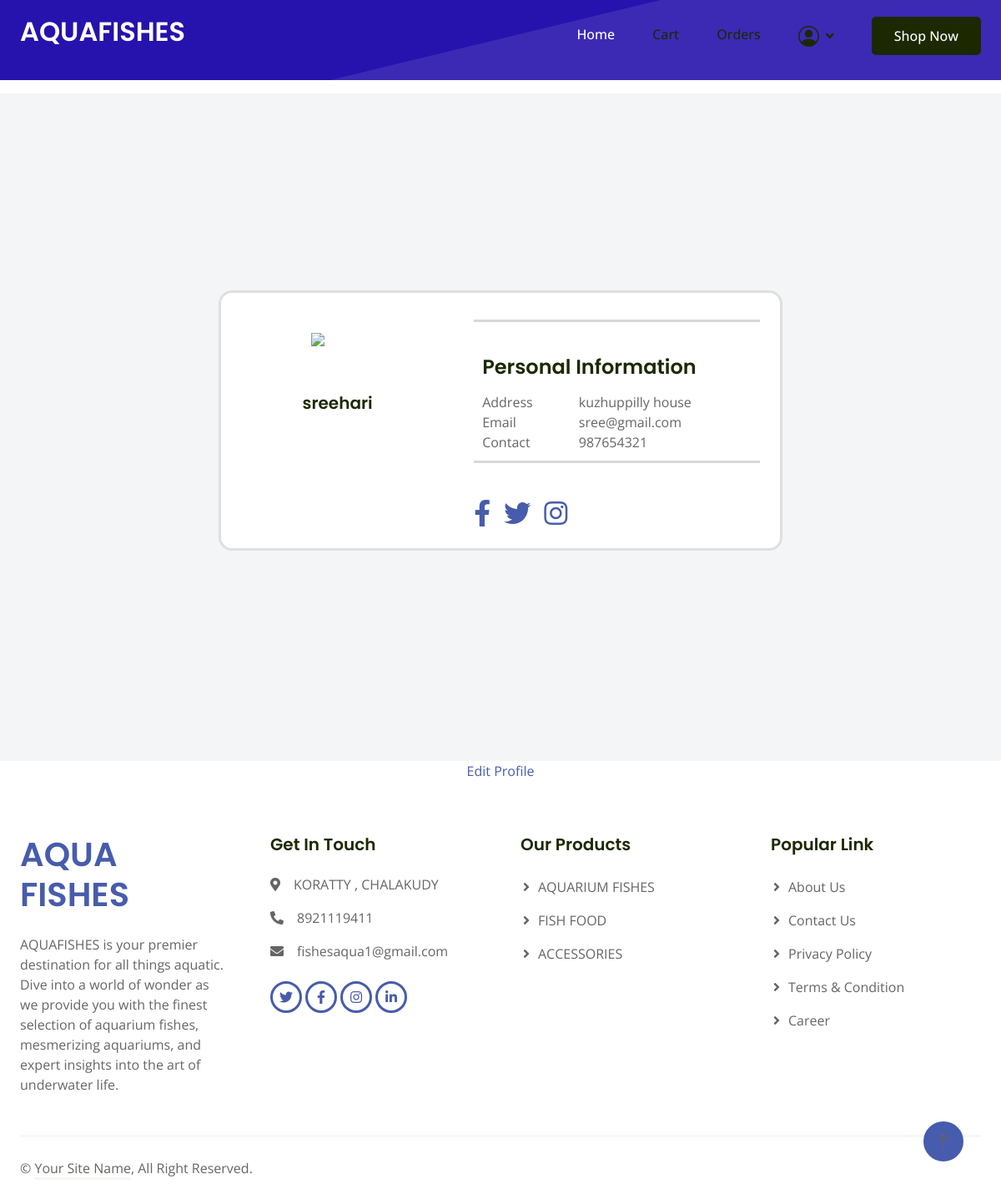
The app's page /User/MyProfile.php (signed in) with its own data.
### tables this page shows
CREATE TABLE `tbl_user` (
  `user_id` int(11) NOT NULL,
  `user_name` varchar(50) NOT NULL,
  `user_address` varchar(50) NOT NULL,
  `place_id` int(11) NOT NULL,
  `user_contact` varchar(12) NOT NULL,
  `user_email` text NOT NULL,
  `user_password` text NOT NULL,
  `user_delivery_address` varchar(100) NOT NULL,
  `user_doj` varchar(50) NOT NULL
);

### User/MyProfile.php (the view, shortened to what this page needs)
<?php
include('Head.php');
include('../Assets/Connection/Connection.php');
$selQry = "select * from tbl_user where user_id='" . $_SESSION['uid'] . "'";
$result = $conn->query($selQry);
$data = $result->fetch_assoc();
?>
<!DOCTYPE html
  PUBLIC "-//W3C//DTD XHTML 1.0 Transitional//EN" "http://www.w3.org/TR/xhtml1/DTD/xhtml1-transitional.dtd">
<html xmlns="http://www.w3.org/1999/xhtml">
<head>
</head>
<body>
  <section class="vh-100" style="background-color: #f4f5f7;">
    <div class="container py-5 h-100">
      <div class="row d-flex justify-content-center align-items-center h-100">
        <div class="col col-lg-7 mb-4 mb-lg-0">
          <div class="card mb-3" style="border-radius: 1rem;">
            <div class="row g-0">
              <div class="col-md-5 gradient-custom text-center text-white"
                style="border-top-left-radius: 1rem; border-bottom-left-radius: 1rem;">
                <img src="https://encrypted-tbn0.gstatic.com/images?q=tbn:ANd9GcSOH2aZnIHWjMQj2lQUOWIL2f4Hljgab0ecZQ&usqp=C" alt="Avatar"
                  class="img-fluid my-5" style="width: 120px;" />
                <h5>
                  <?php echo $data['user_name']; ?>
                </h5>
                <i class="far fa-edit mb-5"></i>
              </div>
              <div class="col-md-7">
                <div class="card-body p-4">
                  <hr class="mt-0 mb-4">
                  <div class="row pt-3 personal-info">
                    <div class="col-12">
                      <h5 class="mb-3">Personal Information</h5>
                    </div>
                    <div class="col-4">Address</div>
                    <div class="col-8">
                      <?php echo $data['user_address']; ?>
                    </div>
                    <div class="col-4">Email</div>
                    <div class="col-8">
                      <?php echo $data['user_email']; ?>
                    </div>
                    <div class="col-4">Contact</div>
                    <div class="col-8">
                      <?php echo $data['user_contact']; ?>
                    </div>
                  </div>
                  <hr class="mt-0 mb-4">
                  <div class="row pt-1">
                  </div>
                  <div class="d-flex justify-content-start">
                    <a href="#!"><i class="fab fa-facebook-f fa-2x me-3"></i></a>
                    <a href="#!"><i class="fab fa-twitter fa-2x me-3"></i></a>
                    <a href="#!"><i class="fab fa-instagram fa-2x"></i></a>
                  </div>
                </div>
              </div>
            </div>
          </div>
        </div>
      </div>
    </div>
  </section>
  <P align="center"><a href="EditProfile.php">Edit Profile</a></P>
</body>
<?php
include('Foot.php');
?>
</html>

### User/MyProfile.php (style rules this page uses)
.personal-info { background-color: #ffffff; border-radius: 10px; padding: 10px; margin-top: 20px; }
.personal-info h5 { font-size: 1.5rem; margin-bottom: 10px; width: 300px; }

### records on screen
tbl_user: user_name "sreehari", user_address "kuzhuppilly house", user_email "sree@gmail.com", user_contact "987654321"
